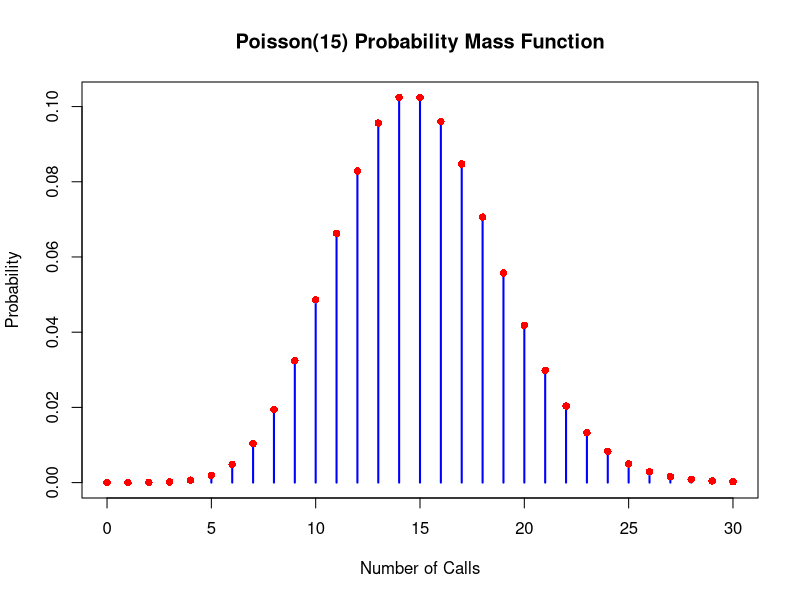
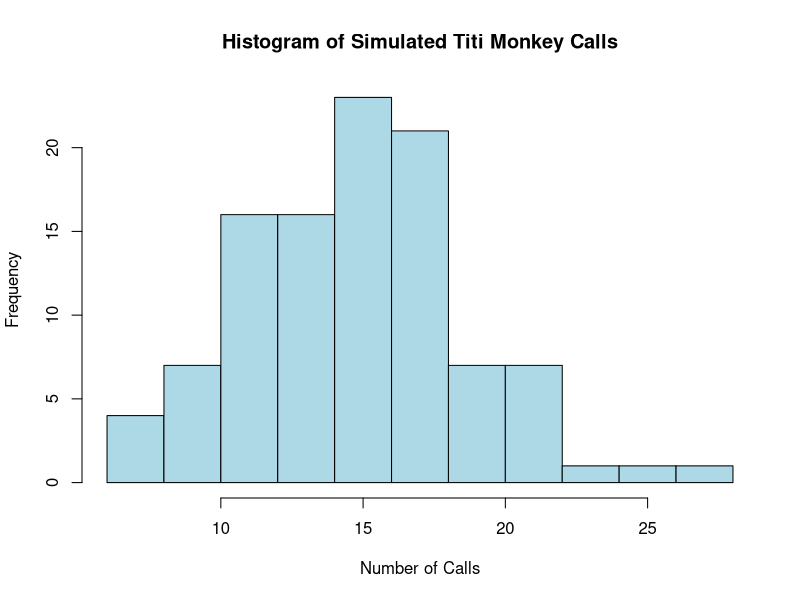
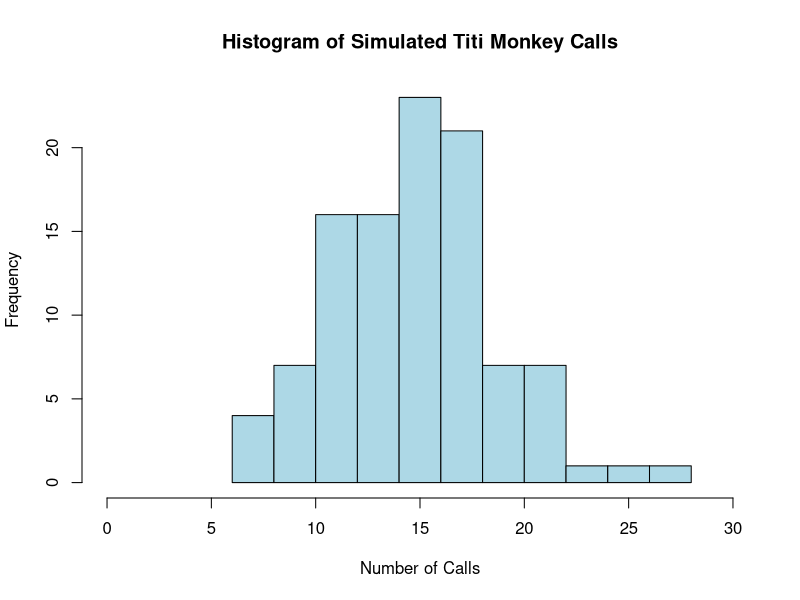

These figures' R source, in order:
## ---- chunk 1
probability <- 1 -ppois(8, 15)
probability

## ---- chunk 2
prob0<- dpois(0,15)
prob0
## ---- chunk 3
prob3<- dpois(3,15)
prob3
## ---- chunk 4
x_values <- 0:30
poisson_probs <- dpois(x_values, lambda = 15)
plot(x_values, poisson_probs, type = "h", lwd = 2, col = "blue",
     main = "Poisson(15) Probability Mass Function",
     xlab = "Number of Calls", ylab = "Probability")

points(x_values, poisson_probs, pch = 16, col = "red")

## ---- chunk 5
simulated_calls <- rpois(104, lambda = 15)
hist(simulated_calls, breaks = 10, col = "lightblue", border = "black",
     main = "Histogram of Simulated Titi Monkey Calls",
     xlab = "Number of Calls", ylab = "Frequency")

## ---- chunk 6
hist(simulated_calls, breaks = 10, col = "lightblue", border = "black",
     main = "Histogram of Simulated Titi Monkey Calls",
     xlab = "Number of Calls", ylab = "Frequency", xlim = c(0, 30))

